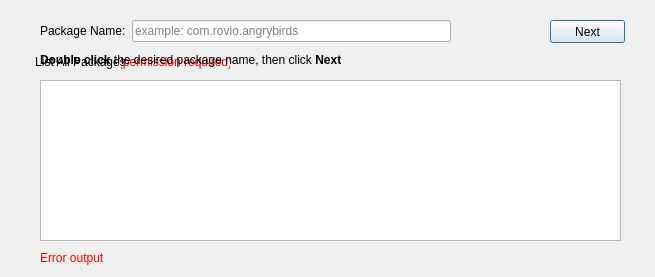
<?xml version="1.0" encoding="UTF-8"?>
<ui version="4.0">
 <class>SetPackageName</class>
 <widget class="QDialog" name="SetPackageName">
  <property name="geometry">
   <rect>
    <x>0</x>
    <y>0</y>
    <width>655</width>
    <height>277</height>
   </rect>
  </property>
  <property name="minimumSize">
   <size>
    <width>655</width>
    <height>277</height>
   </size>
  </property>
  <property name="maximumSize">
   <size>
    <width>655</width>
    <height>277</height>
   </size>
  </property>
  <property name="windowTitle">
   <string>Dialog</string>
  </property>
  <widget class="QPushButton" name="btnNext">
   <property name="geometry">
    <rect>
     <x>550</x>
     <y>20</y>
     <width>75</width>
     <height>23</height>
    </rect>
   </property>
   <property name="text">
    <string>Next</string>
   </property>
  </widget>
  <widget class="QListWidget" name="lwPackages">
   <property name="geometry">
    <rect>
     <x>40</x>
     <y>80</y>
     <width>581</width>
     <height>161</height>
    </rect>
   </property>
  </widget>
  <widget class="QWidget" name="layoutWidget">
   <property name="geometry">
    <rect>
     <x>40</x>
     <y>20</y>
     <width>411</width>
     <height>22</height>
    </rect>
   </property>
   <layout class="QHBoxLayout" name="horizontalLayout">
    <item>
     <widget class="QLabel" name="label">
      <property name="text">
       <string>Package Name:</string>
      </property>
     </widget>
    </item>
    <item>
     <widget class="QLineEdit" name="lePackageName">
      <property name="placeholderText">
       <string>example: com.rovio.angrybirds</string>
      </property>
     </widget>
    </item>
   </layout>
  </widget>
  <widget class="QPushButton" name="btnListPkgOne">
   <property name="geometry">
    <rect>
     <x>30</x>
     <y>50</y>
     <width>101</width>
     <height>23</height>
    </rect>
   </property>
   <property name="styleSheet">
    <string notr="true"/>
   </property>
   <property name="text">
    <string>List All Packages</string>
   </property>
   <property name="flat">
    <bool>true</bool>
   </property>
  </widget>
  <widget class="QPushButton" name="btnListPkgTwo">
   <property name="geometry">
    <rect>
     <x>120</x>
     <y>50</y>
     <width>111</width>
     <height>23</height>
    </rect>
   </property>
   <property name="styleSheet">
    <string notr="true">color:red</string>
   </property>
   <property name="text">
    <string>(permission required)</string>
   </property>
   <property name="flat">
    <bool>true</bool>
   </property>
  </widget>
  <widget class="QLabel" name="lbDoubleClickInstruction">
   <property name="geometry">
    <rect>
     <x>40</x>
     <y>50</y>
     <width>301</width>
     <height>21</height>
    </rect>
   </property>
   <property name="text">
    <string>&lt;html&gt;&lt;head/&gt;&lt;body&gt;&lt;p&gt;&lt;span style=&quot; font-weight:600;&quot;&gt;Double click&lt;/span&gt; the desired package name, then click&lt;span style=&quot; font-weight:600;&quot;&gt; Next&lt;/span&gt;&lt;/p&gt;&lt;/body&gt;&lt;/html&gt;</string>
   </property>
  </widget>
  <widget class="QLabel" name="lbError">
   <property name="geometry">
    <rect>
     <x>40</x>
     <y>250</y>
     <width>321</width>
     <height>16</height>
    </rect>
   </property>
   <property name="styleSheet">
    <string notr="true">color:red</string>
   </property>
   <property name="text">
    <string>Error output</string>
   </property>
  </widget>
 </widget>
 <resources/>
 <connections/>
</ui>
